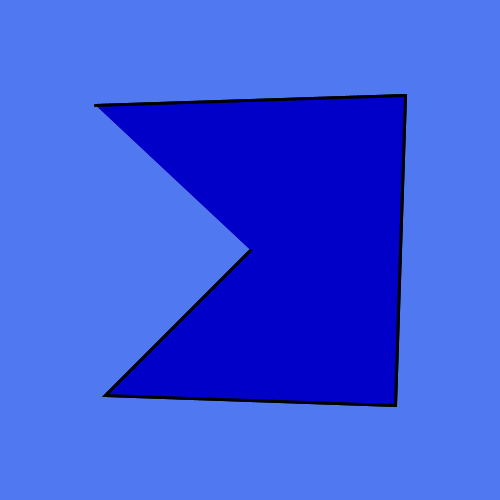
Frame 1 (no input)
Frame 60 (the mouse pressed at the canvas centre just before this capture): identical to frame 1, image omitted
Frame 120 (the mouse held since frame 60 and released just before this capture): identical to frame 1, image omitted

The Processing sketch that drew this single still picture (run headless with seeded random() and noise(); from frame 60 on, the mouse is pressed at the canvas centre):

// Processing sketch: ConcavePolygonHitbox
// ── ConcavePolygonHitbox.pde
CCPH C; //<>//

void setup() {
  size(500, 500);

  C = new CCPH(new float[] {95, 405, 395, 105, width/2}, new float[] {105, 95, 405, 395, height/2}, color(240));
}

void draw() {
  background(80, 120, 240);

  C.display();
}

public class CCPH {
  private float[] x, y, m, b;
  private color c;
  private CVPH CV;
  private CCPH[] CC;

  public CCPH(float[] x, float[] y, color c) {
    if (x.length != y.length || x.length < 3 || y.length < 3) // make sure the list length is even, and has at least 3 points listed
      throw new IllegalArgumentException("\"No\"");

    // set variables
    this.x = x;
    this.y = y;
    this.c = c;

    this.m = new float[this.x.length];
    this.b = new float[this.x.length];

    construct();
  } // EOF

  public CCPH (color c, float... coords) {
    if (coords.length%2 != 0) // make sure it has an even amount of numbers
      throw new IllegalArgumentException("\"No\""); 

    // convert coords[] to {x[], y[]}
    float[] x = new float[coords.length/2];
    float[] y = new float[coords.length/2];

    for (int i = 0; i < x.length; i++) {
      x[i] = coords[i*2];
      y[i] = coords[i*2+1];
    }

    // set variables
    this.x = x;
    this.y = y;
    this.c = c;

    this.m = new float[this.x.length];
    this.b = new float[this.x.length];

    construct();
  } // EOF

  private void construct() {
    println("Beggining construction!");

    // find the slope and the y-intercept of each set of points
    for (int i = 0; i < this.x.length; i++) {
      this.m[i] = (this.y[(i+1 < this.x.length ? i+1:0)]-this.y[i])/(this.x[(i+1 < this.x.length ? i+1:0)]-this.x[i]);
      this.b[i] = this.y[i]-m[i]*this.x[i];
    }

    if (checkLinesIntersecting(m, b)) // check to see if lines intersect
      throw new IllegalArgumentException("\"Also no\"");

    // start checking for concavities
    boolean[] isConcave = new boolean[this.x.length];

    for (int i = 0; i < this.x.length; i++) { // for each line
      int nA = 0; // count number of points above the line
      for (int j = 0; j < this.x.length; j++) { // look at each point
        if (i == j || j == (i+1 < this.x.length ? i+1:0)) continue; // except for point[i]
        if (this.y[j] > this.m[i]*this.x[j]+this.b[i]) nA++; // check if above
        else if (this.y[i] > this.m[i]*this.x[j]+this.b[i]) nA--; // check if below
        else { // FLAG - maybe check to see if y[i] > y[j] and reverse. if ==, throw exception. Check logic?
          println("vertical lines hurt");
        }
      }
      isConcave[i] = nA == 0; // line[i] is concave iff
    }

    // check to see if points reside on a "concave" and/or "convex" part of a shape
    boolean[] onShape1 = new boolean[this.x.length];
    boolean[] onShape2 = new boolean[this.x.length];

    // list all points attached to concave lines
    for (int i = 0; i < this.x.length; i++) {
      if (isConcave[i]) {
        onShape1[i] = true;
        onShape1[(i+1 < this.x.length ? i+1:0)] = true;
      } else {
        onShape2[i] = true;
        onShape2[(i+1 < this.x.length ? i+1:0)] = true;
      }
    }

    // CVPH
    int numOnShape2 = 0;

    for (boolean b : onShape2)
      if (b) numOnShape2++;

    float[] xShape2 = new float[numOnShape2];
    float[] yShape2 = new float[numOnShape2];

    int numAdded = 0;

    for (int i = 0; i < this.x.length; i++) { // for each point
      if (onShape2[i]) { // check if it is on "shape 2"
        xShape2[numAdded] = this.x[i]; // if so, add it to the list
        yShape2[numAdded] = this.y[i]; // "                       "
        numAdded++;
      }
    }

    this.CV = new CVPH(xShape2, yShape2, color(0, 0, 200)); // create the CVPH

    int shape1Count = 0; // the count of concave polygons

    for (int i = 0; i < this.x.length; i++)
      if (isConcave[i] && !isConcave[(i-1 >= 0 ? i-1:this.x.length-1)]) shape1Count++;

    this.CC = new CCPH[shape1Count];
    println(shape1Count + " CCPH's found?");

    boolean[][] onShapeI = new boolean[shape1Count][this.x.length];

    int countElapsed = 0;

    for (int i = 0; i < shape1Count; i++) {
      int countSidesI = 0;

      for (;; countElapsed++) { // change to a while loop.
        if (!isConcave[countElapsed])
          break;

        countSidesI++;
        onShapeI[i][countElapsed] = true; 
        onShapeI[i][(countElapsed+1 < this.x.length ? countElapsed+1:0)] = true;
      }

      float[] xI = new float[countSidesI];
      float[] yI = new float[countSidesI];

      int spotsFilled = 0;

      for (int j = 0; j < this.x.length; j++) 
        if (onShapeI[i][j]) {
          xI[spotsFilled] = this.x[j];
          yI[spotsFilled] = this.y[j];
          spotsFilled++;
        }

      if (xI.length != 0 && yI.length != 0 )
        this.CC[i] = new CCPH(xI, yI, color (120));
      else println("error constructing CCPH #" + i);
    }

    println("Construction complete!");
    println("Count CCPH: " + shape1Count + ".");
  }

  public void display() {
    stroke(0);
    strokeWeight(3);
    fill(c);

    beginShape();
    println("Start");

    for (int i = 0; i < this.x.length; i++) {
      vertex(this.x[i], this.y[i]);
      println(this.x[i] + "  " + this.y[i]);
    }

    println("End");
    endShape();

    for (int i = 1; i < CC.length; i++) {
      try {
        println(i);
        CC[i].display();
        println("Drew: CC[" + i + ".");
      }
      catch (Exception E) {
      }
    }


    try {
      CV.display();
    } 
    catch (Exception E) {
      // println(E);
    }
  }
} // EOC


public boolean checkLinesIntersecting(float[] m, float[] b) {
  return false; // also later
}


public class CVPH { // extends CCPH, but that will waste a lot of time/cpu usage/memory to construct. build an alternate protected constructor dedicated to CVPH(?)
  private float[] x, y, m, b;
  private color c;

  public CVPH(float[] x, float[] y, color c) {
    if (x.length != y.length || x.length < 3 || y.length < 3) throw new IllegalArgumentException("No thanks.");
    this.x = x;
    this.y = y;
    this.c = c;

    this.m = new float[this.x.length];
    this.b = new float[this.x.length];

    for (int i = 0; i < this.x.length; i++) {
      this.m[i] = (this.y[(i+1 < this.x.length ? i+1:0)]-this.y[i])/(this.x[(i+1 < this.x.length ? i+1:0)]-this.x[i]);
      this.b[i] = this.y[i]-m[i]*this.x[i];
    }
  }
  // later?

  public void display() {
    stroke(0);
    strokeWeight(3);
    fill(c);

    beginShape();
    println("Start");

    for (int i = 0; i < this.x.length; i++) {
      vertex(this.x[i], this.y[i]);
      println(this.x[i] + "  " + this.y[i]);
    }

    println("End");
    endShape();
  }
}
